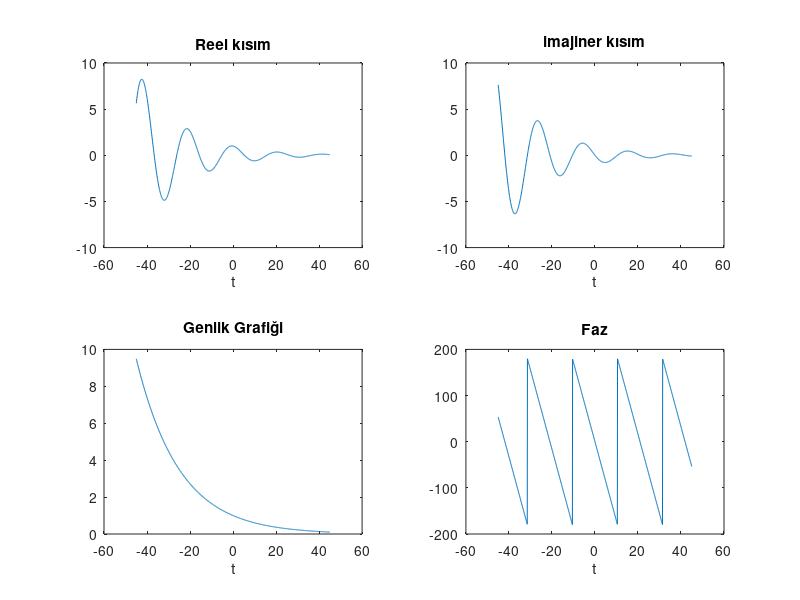

Write the MATLAB code that produced this figure.
t=linspace(-45,45,1000);
eq=-(0.05 + 0.3j);
y=exp(eq*t);

subplot(2,2,1);
plot(t,real(y))
title('Reel kısım');
xlabel('t');

subplot(2,2,2);
plot(t,imag(y));
title('imajiner kısım');
xlabel('t');

subplot(2,2,3);
plot(t,abs(y));
title('Genlik Grafiği');
xlabel('t');

subplot(2,2,4); 
plot(t,(180/pi)*angle(y)); title('Faz'); xlabel('t')